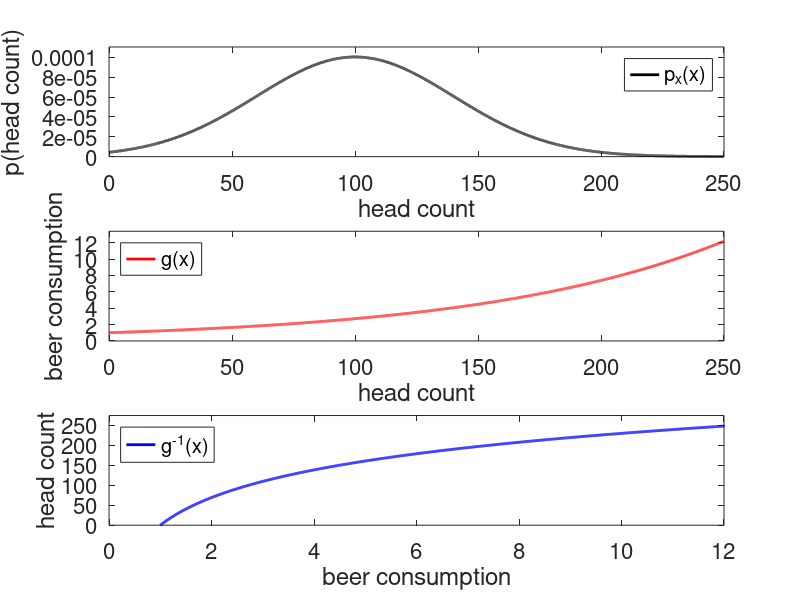
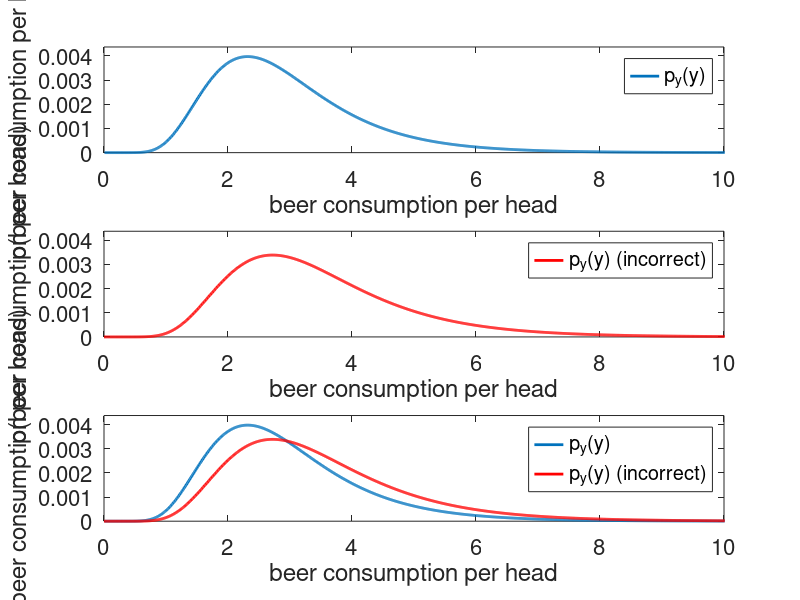

These figures' MATLAB source, in order:
close all
clear all

% functions

g       = @(x)          exp(0.01*x);
g_inv   = @(x)          100*log(x);
normal  = @(mu,sig,x)   1/(sqrt(2*pi*sig^2))*exp(-(x-mu).^2./(2*sig^2));
                        % This formula is simply the normal distribution formula.

x       = 0:.01:250; % range for the plotting
gx      = g(x);
gy      = g_inv(x); 

% PDFs

px      = normal(100,40,x);  % Here you can see how we implemented x=g(y): The x in the normal
pgy_inc = normal(100,40,gy); % distribution p_x(x) was simply replaced by g(y)=100*log(x):
                             % p_x(g(y)) = 1/(sqrt(2*pi*sig^2))*exp(-(100*log(x)-mu).^2./(2*sig^2))
                             % p_x(x)    = 1/(sqrt(2*pi*sig^2))*exp(-(         x-mu).^2./(2*sig^2))
                             
pgy     = normal(100,40,gy)./x.*100; % Let's not forget about |g'(x)| for the correct verion of p_y(y).

% Normalizing:
% The area under a PDF always sums up to 1, ergo we must normalize it.

px      = px./sum(px);
pgy_inc = pgy_inc./sum(pgy_inc);
pgy     = pgy./sum(pgy(2:length(pgy)));

% plotting

figure(1)
subplot(3,1,1)
plot(x,px,'DisplayName','p_x(x)','Color','black','LineWidth',2)
axis([0 250 0 max(px)*1.1])
xlabel('head count','FontSize',16)
ylabel('p(head count)','FontSize',16)
set(gca,'FontSize',16)
legend('Location','NorthEast')

subplot(3,1,2)
plot(x,gx,'DisplayName','g(x)','Color','red','LineWidth',2)
axis([0 250 0 max(gx)*1.1])
xlabel('head count','FontSize',16)
ylabel('beer consumption','FontSize',16)
set(gca,'FontSize',16)
legend('Location','NorthWest')

subplot(3,1,3)
plot(x,gy,'DisplayName','g^{-1}(x)','Color','blue','LineWidth',2)
axis([0 12 0 max(x)*1.1])
xlabel('beer consumption','FontSize',16)
ylabel('head count','FontSize',16)
set(gca,'FontSize',16)
legend('Location','NorthWest')

figure(2)
subplot(3,1,1)
plot(x,pgy,'DisplayName','p_y(y)','LineWidth',2)
axis([0 10 0 max(pgy)*1.1])
xlabel('beer consumption per head','FontSize',16)
ylabel('p(beer consumption per head)','FontSize',16)
set(gca,'FontSize',16)
legend('Location','NorthEast')

subplot(3,1,2)
plot(x,pgy_inc,'DisplayName','p_y(y) (incorrect)','Color','red','LineWidth',2)
axis([0 10 0 max(pgy)*1.1])
xlabel('beer consumption per head','FontSize',16)
ylabel('p(beer consumption per head)','FontSize',16)
set(gca,'FontSize',16)
legend('Location','NorthEast')

subplot(3,1,3)
plot(x,pgy,'DisplayName','p_y(y)','LineWidth',2)
hold on
plot(x,pgy_inc,'DisplayName','p_y(y) (incorrect)','Color','red','LineWidth',2)
axis([0 10 0 max(pgy)*1.1])
xlabel('beer consumption per head','FontSize',16)
ylabel('p(beer consumption per head)','FontSize',16)
set(gca,'FontSize',16)
legend('Location','NorthEast')
hold off